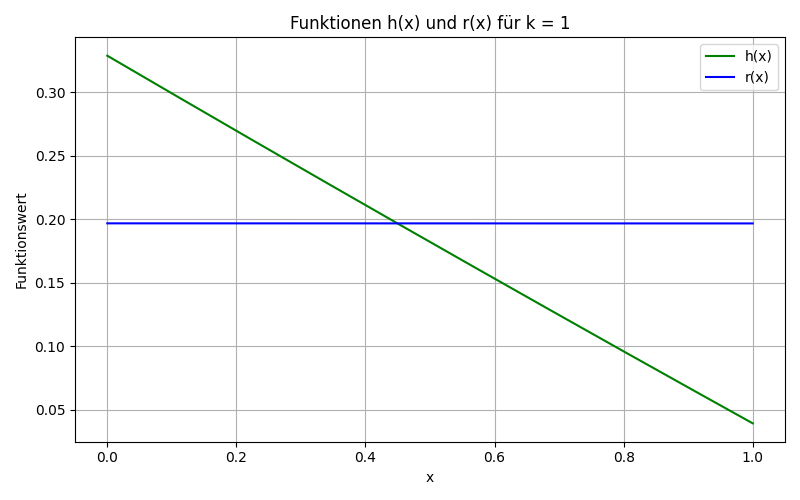

This figure's Python source:
import numpy as np
import matplotlib.pyplot as plt

#Plots the Protocol 2 and Protocol 3 of the 2-1 bilocal clifford protocols, 
# given that the newly generated link has noise that is in one parameter

# Parameter
k = 1  # beliebig änderbar

# Funktionen definieren
def q(x):
    return k * (1 - 0.51)

def w(x):
    return (1 - k / 2) * (1 - 0.51)

def h(x):
    numerator = (6 * w(x) + 4 * q(x) - 3) * x - q(x)
    denominator = (8 * w(x) - 2) * x - 2 * w(x) - 1
    return numerator / denominator

def r(x):
    numerator = (7 * w(x) + 3 * q(x) - 3) * x - w(x)
    denominator = (4 * w(x) + 4 * q(x) - 2) * x - w(x) - 1
    return numerator / denominator

# Definitionsbereich
x = np.linspace(0, 1, 400)

# Funktionen auswerten
h_vals = h(x)
r_vals = r(x)
    
# Plot
plt.figure(figsize=(8, 5))
plt.plot(x, h_vals, label="h(x)", color='green')
plt.plot(x, r_vals, label="r(x)", color='blue')
plt.title(f"Funktionen h(x) und r(x) für k = {k}")
plt.xlabel("x")
plt.ylabel("Funktionswert")
plt.grid(True)
plt.legend()
plt.tight_layout()
plt.savefig("jump_function_plot.png")
